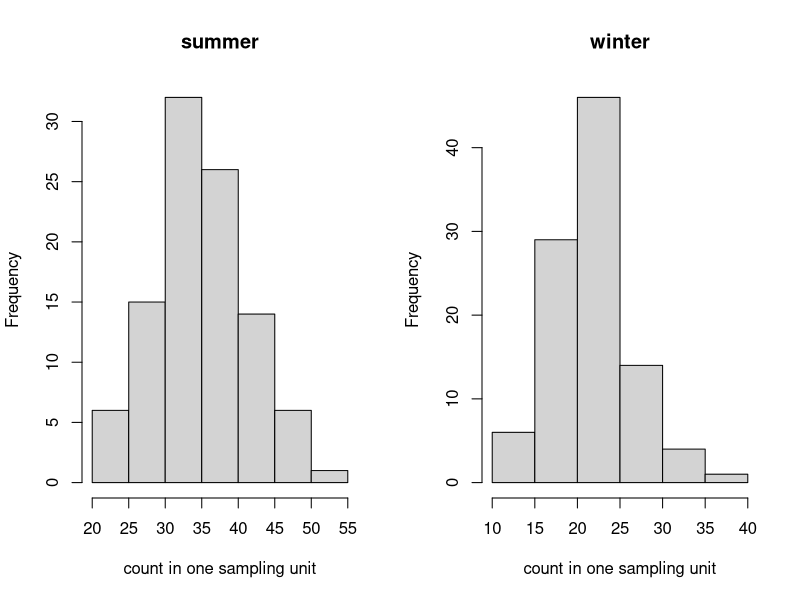
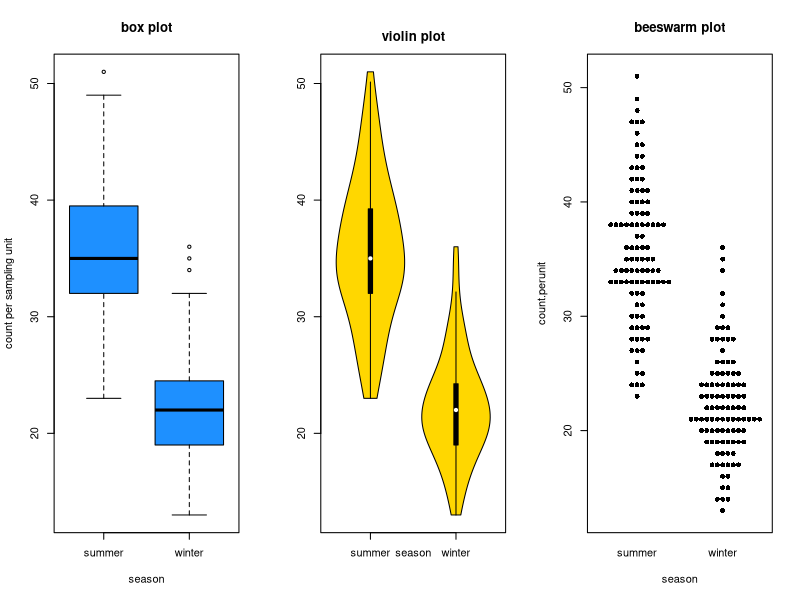

Source code (R) for these figures, in order:
rm(list=ls())
library(vioplot)
library(sm)
library(beeswarm)
library(boot)
# install vioplot and check "install dependencies". When asked do you
# want to use sources that require compilation answer "n".

# Create data
summer.perunit <-rpois(100,35)
winter.perunit <-rpois(100,22)
data <-data.frame(summer.perunit, winter.perunit)

par(mfrow=c(1,2))
hist(data$summer.perunit, main = "summer", xlab = "count in one sampling unit")
hist(data$winter.perunit, main = "winter", xlab = "count in one sampling unit")

season = c(rep('summer',100), rep('winter',100))
count.perunit=c(summer.perunit,winter.perunit)
data2 = data.frame(season = season, count.perunit = count.perunit)



par(mfrow= c(1,3))
boxplot(count.perunit~season, ylab = "count per sampling unit", col = "dodgerblue", main = "box plot", xlab = "season")
vioplot(summer.perunit, winter.perunit, names=c("summer", "winter"), col="gold", main = "violin plot", xlab = "season")
beeswarm(count.perunit~season, pch=16, main = "beeswarm plot")


# # function to obtain R-Squared from the data
# rsq <- function(formula, data, indices) {
#   d <- data[indices,] # allows boot to select sample
#   fit <- lm(formula, data=d)
#   return(summary(fit)$r.square)
# }
# # bootstrapping with 1000 replications
# results <- boot(data=mtcars, statistic=rsq,
#                 R=1000, formula=mpg~wt+disp)
# 
# # view results
# results
# plot(results)
# 
# # get 95% confidence interval
# boot.ci(results, type="bca")

# function to obtain R-Squared from the data
abundance.calc <- function(K,data,indices) {
  d <- data[indices]
  abundance <- K*mean(d)
  return(abundance)
}
# bootstrapping with 1000 replications
results <- boot(data=winter.perunit, statistic=abundance.calc,
                R=100, K=75)

# view results
results$t


# get 95% confidence interval
boot.ci(results, type="bca")
